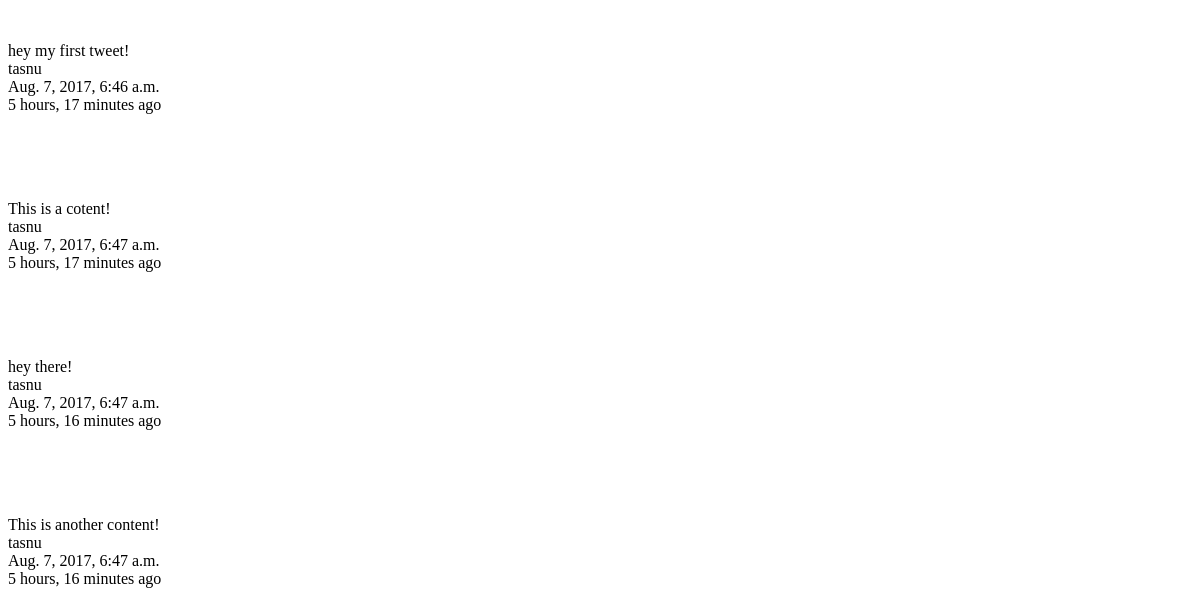
The page /tweet/ on the database as committed earlier.
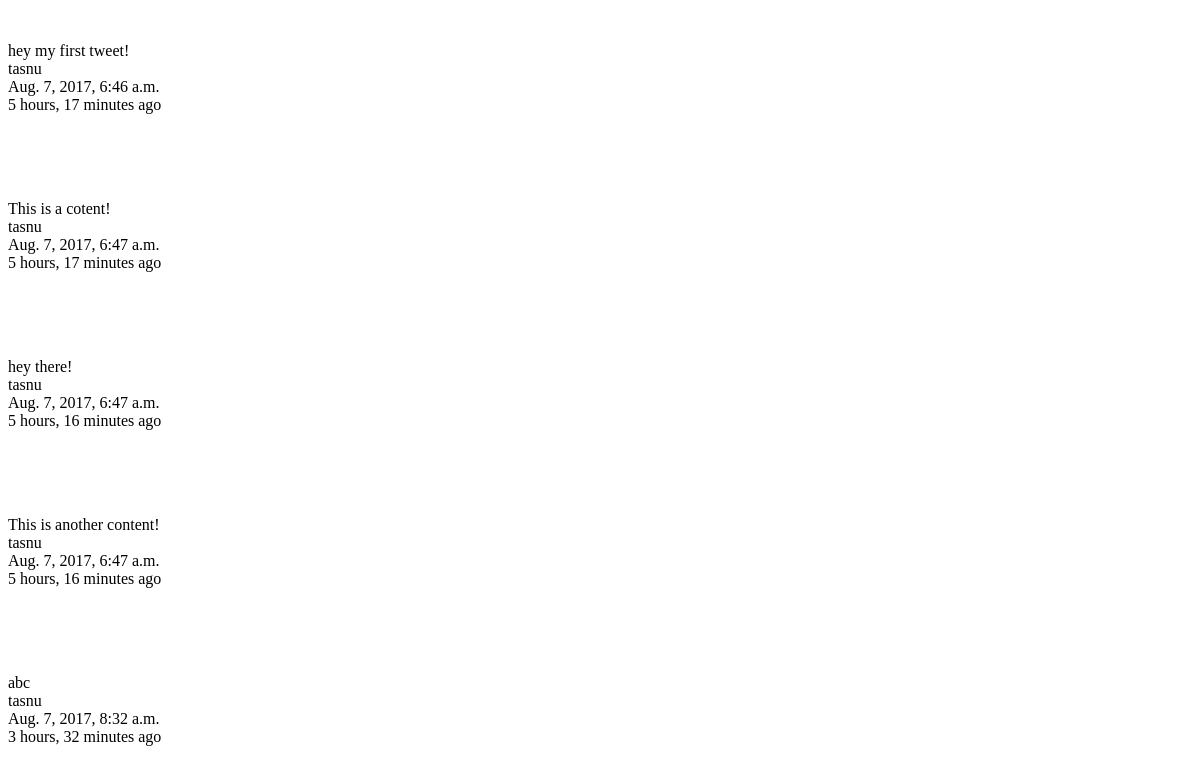
The same page on the database as committed later.
### tweets/models.py (models this page shows, shortened)
class Tweet(models.Model):
    user = models.ForeignKey(settings.AUTH_USER_MODEL)
    content = models.CharField(max_length=140,validators=[validate_content])
    updated = models.DateTimeField(auto_now=True)
    timestamp = models.DateTimeField(auto_now_add=True)

### tweets/views.py (the view)
class TweetListView(ListView):
    queryset = Tweet.objects.all()
    def get_context_data(self, *args,**kwargs):
        context =super(TweetListView,self).get_context_data(*args,**kwargs)
        return context

### tweets/templates/tweets/tweet_list.html
{% for obj in object_list %}<br/>
    <p>{{ obj.content }}<br/>
    {{ obj.user }}<br/>
    {{ obj.timestamp }}<br/>
        {{ obj.timestamp|timesince }} ago </p><br/><br/>
    {% empty %}
    <p>No Tweets Yet.</p>
{% endfor %}

Rows that differ between the two databases and show on the page:
added Tweet: content "abc", user "tasnu", timestamp "Aug. 7, 2017, 8:32 a.m.", timestamp "3 hours, 32 minutes"
